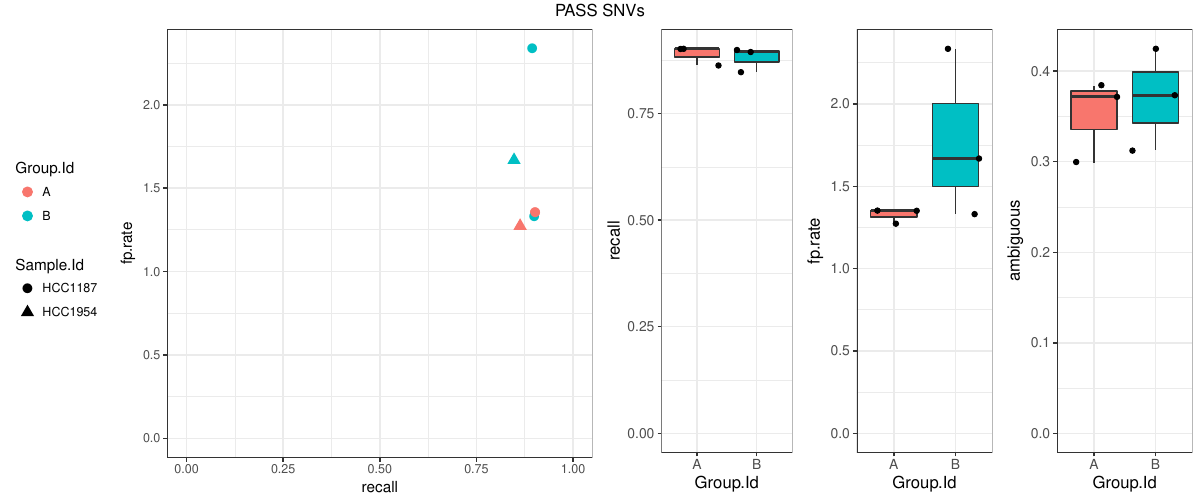

This figure's R source:
library("happyCompare")
library("ggplot2")
theme_set(theme_bw())
library("dplyr")

# inspect the pre-loaded dataset
class(demo_sompy_stats)
print(demo_sompy_stats)

# inspect sompy stats results
dst = demo_sompy_stats$sompy_stats
class(dst)
dst

# apply sompy_stats methods
head(tidy(dst))

pdf(file = 'inst/extdata/demo_sompy_stats.pdf', width = 12, height = 5)
plot(dst, type = 'SNVs')
dev.off()

pdf(file = 'inst/extdata/demo_sompy_stats.af.pdf', width = 12, height = 5)
plot_af(dst, type = 'SNVs')
dev.off()
# 
# summary(dst, type = 'SNP')